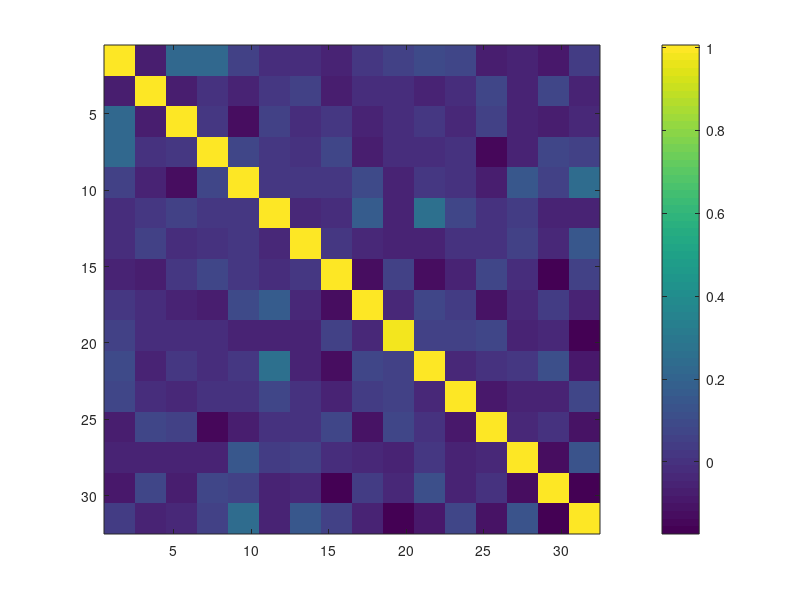
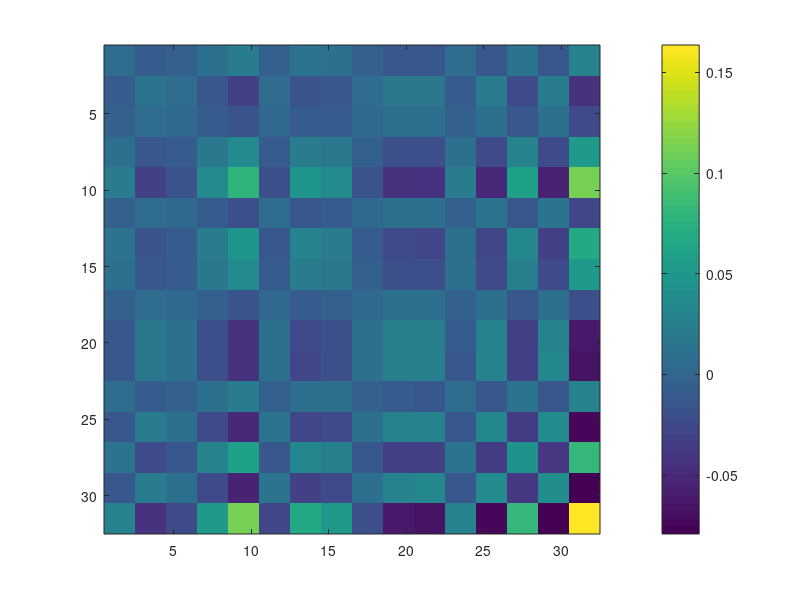
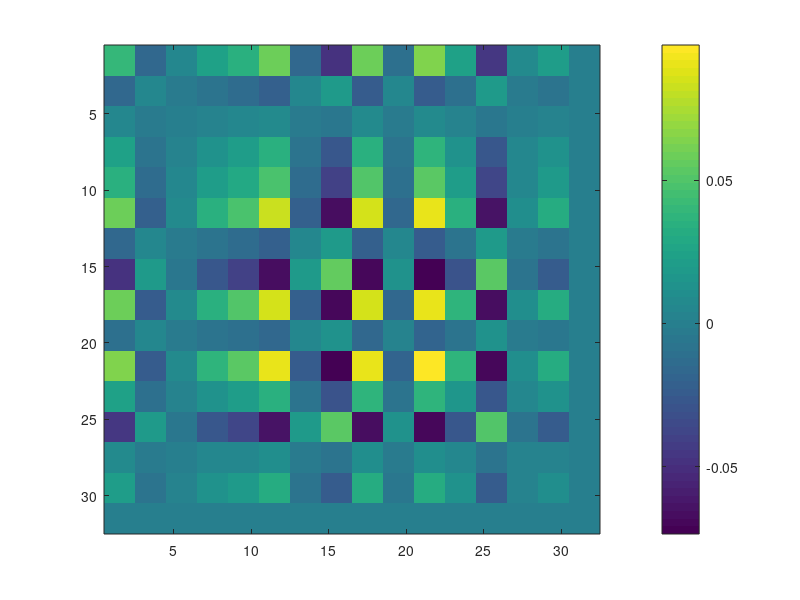
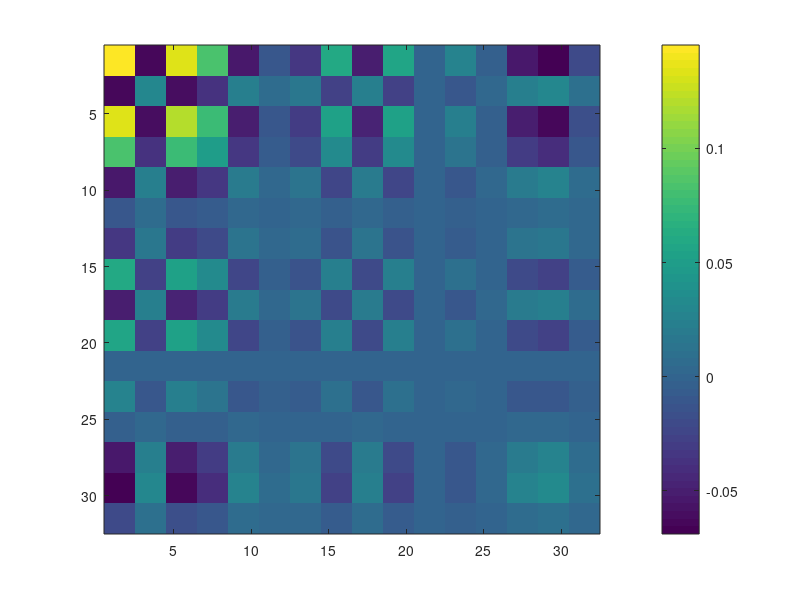

Here is the MATLAB script that generated these plots, in order:
%Keeping mutations per branch and number of positions constant - varying
%the number of branching events.
close all;
clear all;
clear MutationVariance;
N_pos=160;
steps_per_branch=200;
resolution=1;
branches = 5;
proteins = randi(0:1,1,N_pos);
proteins = (proteins*2)-ones(size(proteins));
clear foo;

% evolution and duplication....
for bct = 1:branches
    for pct = 1:size(proteins,1)
        
        % evolution step
        for t = 1:steps_per_branch
            hot = randi(N_pos);
            proteins(pct,hot) = - proteins(pct,hot);
        end
        
    end
    
    proteins = repmat(proteins,2,1);
    % duplication step
    for count = 1:size(proteins,1)/2
        foo(2*count-1:2*count,:) = proteins([count,count+size(proteins,1)/2],:);
    end
    proteins=foo;
end
C=cov(proteins);
C2=cov(proteins');

[V,D]=eig(C2);
% This sorts the eigenvalues and corresponding eigenvectors in descending
% order.
[D,order] = sort(diag(D), 'descend');
V=V(:,order);
% 
% figure(1)
% imagesc(C)
% colorbar

figure(2)
imagesc(C2)
colorbar

for i=1:4
    figure(i+2)
    imagesc(V(:,i)*V(:,i)');
    colorbar;
end

% figure(3)
% imagesc(V(:,1)*V(:,1)');
% colorbar
% 
% figure(4)
% imagesc(V(:,2)*V(:,2)');
% colorbar
% 
% figure(5)
% imagesc(V(:,3)*V(:,3)');
% colorbar
% 
% figure(6)
% imagesc(V(:,4)*V(:,4)');
% colorbar
% var(C(:))
% MutationVariance(s)=var(C(:));
% 
% figure(1)
% plot((1:s)*resolution,MutationVariance(:));
% xlabel('Number of Branch Events')
% ylabel('Variance')